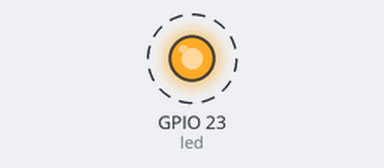
The program below on a simulated Raspberry Pi (BCM pin numbers). Parts: output pins drawn as LEDs (lit = HIGH). Dashed ring = blinking.

Above: at 0.5 s.
Timing chart, 0 to 4.6 s (numbered marks = the images above):
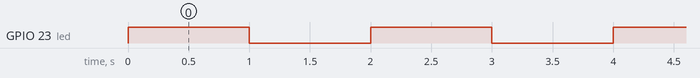

The program:

led_gpio.py
```python
from gpiozero import LED # On importe la méthode LED de la librairie gpiozero
from time import sleep # On importe la méthode sleep de la librairie time
from signal import pause

led = LED(23) # On initialise une instance d'objet LED nommée led et on lui passe l'argument 23 qui est le numéro GPIO du pin de la LED

while True: # Pour toujours
    led.on() # On allume la LED
    sleep(1) # On attend 1 seconde
    led.off() # On éteint la LED
    sleep(1) # On attend 1 seconde

# Autre méthodes :
""" while True: # Pour toujours
    led.toggle() # On change l'état de la LED en !LED
    sleep(1) # On attend 1 seconde
 """

""" led.blink(.5, .5) # On utilise la fonction blink pour faire clignoter la LED (premier argument -> Durée d'allumage, deuxième -> Durée éteinte)
pause() """
```

Measured:
- by itself, GPIO 23 (led): alternates HIGH for 1.0 s and LOW for 1.0 s
